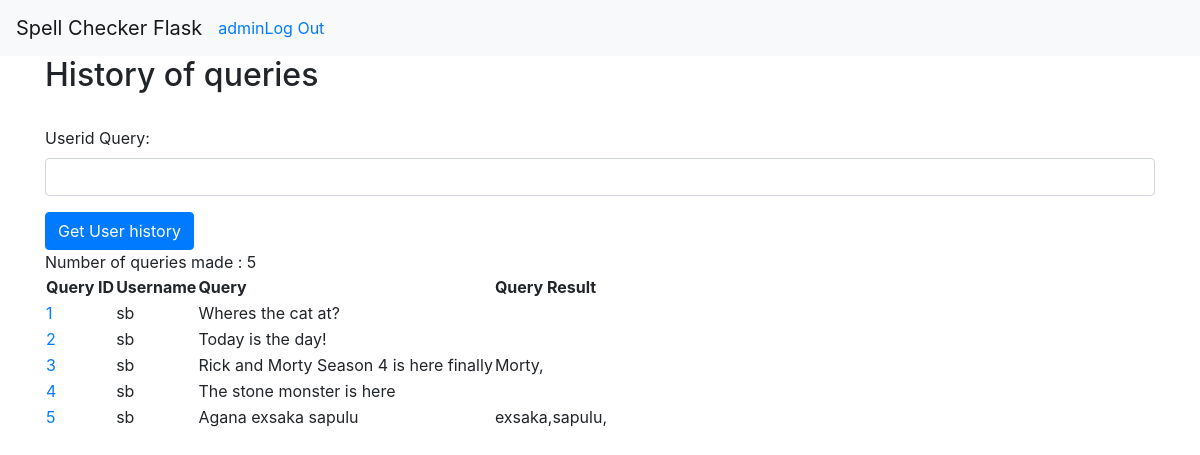
The page /history (signed in) on the database its author committed.
### tables this page shows
CREATE TABLE user (
    id INTEGER PRIMARY KEY AUTOINCREMENT,
    uname TEXT UNIQUE NOT NULL,
    phone_number TEXT NOT NULL,
    password TEXT NOT NULL
);

CREATE TABLE logs(
    id INTEGER PRIMARY KEY AUTOINCREMENT,
    uname TEXT NOT NULL,
    request TEXT NOT NULL,
    result TEXT NOT NULL
);

### spellchecker.py (the view, shortened to what this page needs)
@root_view.route('/history', methods=['GET', 'POST'])
@isLoggedIn
def get_queries():
    if request.method == 'GET':
        db_connection = database.get_db()
        db_cursor = db_connection.cursor()
        query_list = []
        if g.user['uname'] != 'admin':
            select_query = 'SELECT * FROM logs WHERE uname = ?'
            uname = g.user['uname']
            queries = db_cursor.execute(select_query,(uname,))
            for row in queries:
                query_list.append({
                "queryid": str(row[0]),
                "username": str(row[1]),
                "querytext": str(row[2]),
                "queryresults": str(row[3])
                })
            print(query_list)
        else:
            select_query = 'SELECT * FROM logs'
            queries = db_cursor.execute(select_query)
            for row in queries:
                query_list.append({
                "queryid": str(row[0]),
                "username": str(row[1]),
                "querytext": str(row[2]),
                "queryresults": str(row[3])
                })
            print(query_list)
        return render_template('/history.html', list=query_list)

### database.py (called while the page is built)
def get_db():
    if 'db' not in g:
        g.db = sqlite3.connect(
            current_app.config['DATABASE'],
            detect_types=sqlite3.PARSE_DECLTYPES
        )
        g.db.row_factory = sqlite3.Row
    return g.db

### login.py (called while the page is built)
@root_view.before_app_request
def check_if_user_isLoggedIn():
    user_session_id = session.get('session_id')
    print(user_session_id)
    select_query = 'SELECT * FROM user WHERE id = ?'
    if user_session_id is None:
        g.user = None
    else:
        g.user = get_db().execute(select_query, (user_session_id,)).fetchone()

def isLoggedIn(view):
    @functools.wraps(view)
    def wrapped_view(**kwargs):
        if g.user is None:
            return redirect(url_for('login.login'))
        return view(**kwargs)
    return wrapped_view

### spellchecker.py (called while the page is built)
@root_view.after_request
def cache(response):
    response.headers["X-Frame-Options"] = "SAMEORIGIN"
    response.headers['Content-Security-Policy'] = "default-src 'self'"
    return response

### templates/history.html (shortened to what this page needs)
{% extends 'base.html' %}
{% block content %}
<div class="container">
    <h2>History of queries</h2>
    <br/>
    {% if g.user['uname'] == 'admin' %}
    <form method="post" action="/history">
        <div class="form-group">
            <label for="userid">Userid Query:</label>
            <input class="form-control vresize" name="userquery" id="userquery" required ></textarea>
        </div>
        <button type="submit" class="btn btn-primary">Get User history</button>
    </form>
    {% endif %}
    <span id="numqueries">Number of queries made : {{list|length}}</span>
    <table>
        <tr>
            <th>Query ID</th>
            <th>Username</th>
            <th>Query</th>
            <th>Query Result</th>
        </tr>
        {% for query in list %}
        <tr>
            <td id="query{{query.queryid}}">
                <a href="/history/query{{query.queryid}}">{{query.queryid}}</a>
            </td>
            <td id="username">{{query.username}}</td>
            <td id="querytext">{{query.querytext}}</td>
            <td id="queryresults">{{query.queryresults}}</td>
        </tr>
        {% endfor %}
    </table>
</div>
{% endblock %}

### templates/base.html (shortened to what this page needs)
<!doctype html>
<html>
<head>
{% block head %}
  <link rel="stylesheet" href="static/bootstrap/css/bootstrap.min.css">
  {% endblock %}
</head>
<body>
{% block navbar %}
<nav class="navbar navbar-expand-lg navbar-light bg-light">
    <span class="navbar-brand">Spell Checker Flask</span>
    <div class="collapse navbar-collapse" id="navbarNav">
      <ul class="navbar-nav">
        {% if g.user %}
        <li class="nav-item">
          <a href="{{ url_for('spellchecker.get_queries') }}">{{ g.user['uname'] }}</a>
        </li>
        <li class="nav-item">
          <a href="{{ url_for('login.logout') }}">Log Out</a>
        </li>
        {% endif %}
      </ul>
    </div>
  </nav>
{% endblock %}
{% block content %}{% endblock %}

### rows shown on the page
user: user.uname "admin"
logs: queryid "1", username "sb", querytext "Wheres the cat at?"
logs: queryid "2", username "sb", querytext "Today is the day!"
logs: queryid "3", username "sb", querytext "Rick and Morty Season 4 is here finally", queryresults "Morty,"
logs: queryid "4", username "sb", querytext "The stone monster is here"
logs: queryid "5", username "sb", querytext "Agana exsaka sapulu", queryresults "exsaka,sapulu,"

### other values the page prints
{{ list|length }} "5"
